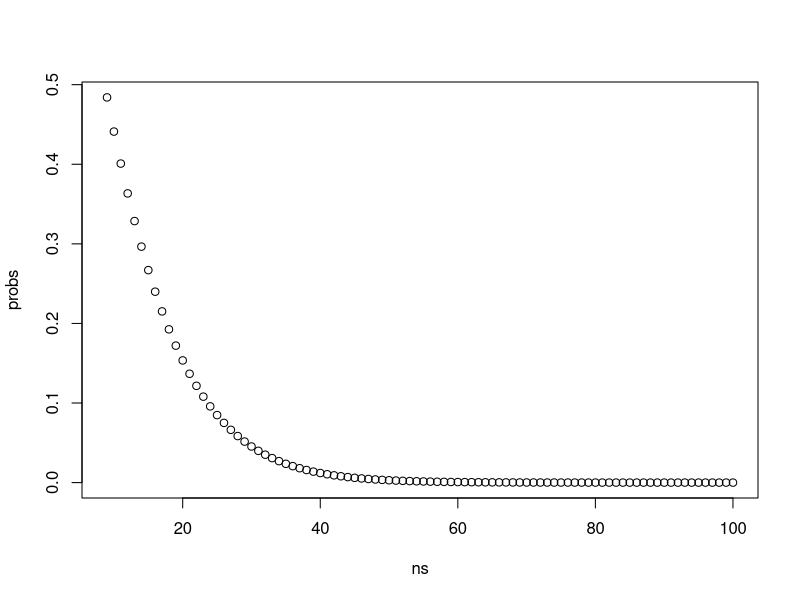

Here is the R script that generated this plot: (Note: this script raises an error after producing the figure.)
medidas <- c(176.4,191.5,186.9,181.1,195.7,
             188.1,187.4,185.1,176.9,191.2,
             193.8,187.0,179.0,173.0,184.4,
             199.6,190.4,206.8,193.0,177.1,
             201.0,192.5,176.6,180.1,186.4)

medidasCuadradas <- medidas
for( i in 1:25){
  medidasCuadradas[i] <- medidas[i]^2
}

prom <- mean(medidas)

desvio <- sd(medidas)

sum(medidasCuadradas) - sum(medidas)*185*2 + 25*185

24*desvio^2 + 25*((prom - 185)^2)


# teorica 26/11
x <- c(6.9,7.1, 7.2, 7.07, 7.15, 7.04, 7.18, 6.95)

n <- 8
sigma <- 0.15
alpha <- 0.05

zobs <- (mean(x) - 7)/(sigma/sqrt(n))
zobs

zcrit <- qnorm(1-alpha/2)
zcrit

abs(zobs) > zcrit
# Este valor no cae en la region de rechazo -> No rechazo H0

# C)
pnorm((7-7.1)/(0.15/sqrt(8)) + 1.96) - pnorm((7-7.1)/(0.15/sqrt(8)) - 1.96)

# d)
ns <- 9:100
  
probs <- pnorm((7-7.1)/(0.15/sqrt(ns)) + 1.96) - pnorm((7-7.1)/(0.15/sqrt(ns)) - 1.96)

plot(ns, probs)
abline

n <- 18
pnorm((7-7.1)/(0.15/sqrt(n)) + 1.96) - pnorm

# e)
# p valor  = 2 P(Z >= Zobs) = 2 * (1 - P(Z < Zobs))
n <- 8

2 * (1-pnorm(zobs))

